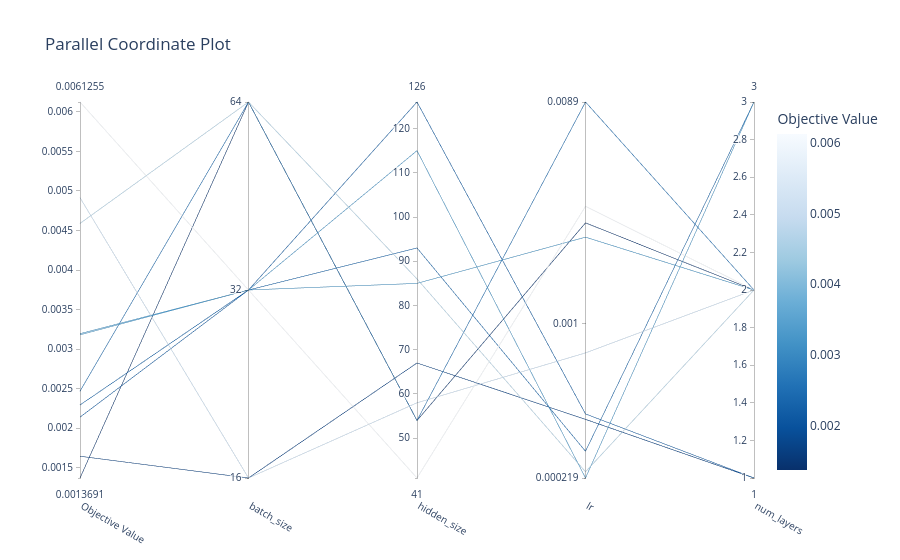

Notebook source saved alongside this figure:
### Code cell
vis.plot_parallel_coordinate(study)

### Figure 1 — Plotly figure (JSON) as saved in the notebook; plotly's stock layout.template omitted (floating-point values rounded to 4 significant figures)
{"data": [{"dimensions": [{"label": "Objective Value", "range": [0.001369, 0.006125], "values": [0.004916, 0.001644, 0.003195, 0.00318, 0.002139, 0.002293, 0.006125, 0.001369, 0.002467, 0.004589]}, {"label": "batch_size", "range": [0, 2], "ticktext": ["16", "32", "64"], "tickvals": [0, 1, 2], "values": [0, 0, 1, 1, 1, 1, 1, 2, 2, 2]}, {"label": "hidden_size", "range": [41, 126], "values": [58, 67, 115, 85, 126, 93, 41, 54, 54, 86]}, {"label": "lr", "range": [-3.659, -2.051], "ticktext": ["0.000219", "0.001", "0.0089"], "tickvals": [-3.659, -3, -2.051], "values": [-3.124, -3.408, -3.659, -2.629, -3.385, -3.545, -2.497, -2.568, -2.051, -3.633]}, {"label": "num_layers", "range": [1, 3], "values": [2, 1, 3, 2, 1, 3, 2, 2, 2, 2]}], "labelangle": 30, "labelside": "bottom", "line": {"color": [0.004916, 0.001644, 0.003195, 0.00318, 0.002139, 0.002293, 0.006125, 0.001369, 0.002467, 0.004589], "colorbar": {"title": {"text": "Objective Value"}}, "colorscale": [[0, "rgb(247,251,255)"], [0.125, "rgb(222,235,247)"], [0.25, "rgb(198,219,239)"], [0.375, "rgb(158,202,225)"], [0.5, "rgb(107,174,214)"], [0.625, "rgb(66,146,198)"], [0.75, "rgb(33,113,181)"], [0.875, "rgb(8,81,156)"], [1, "rgb(8,48,107)"]], "reversescale": true, "showscale": true}, "type": "parcoords"}], "layout": {"title": {"text": "Parallel Coordinate Plot"}}}
